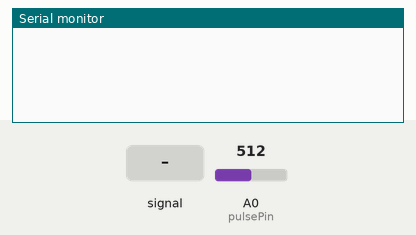
Bench run of a sketch on a simulated Arduino Uno, built with avr-gcc and run on an emulated ATmega328P. Parts: the last lines printed to the serial monitor. The inputs (shaded band) are chosen by the test bench; at power-on: A0 (pulsePin) = 512.

Above: at 1.2 s.
1.3 s: A0 (pulsePin) fed a 200 Hz sine of ±81 counts around its level
At 1.57 s:
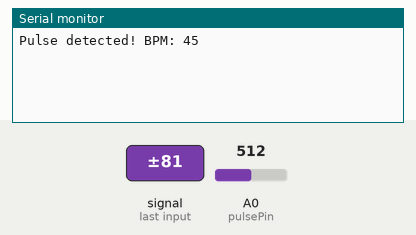
3.2 s: A0 (pulsePin) fed a 1000 Hz sine of ±255 counts around its level
At 3.8 s:
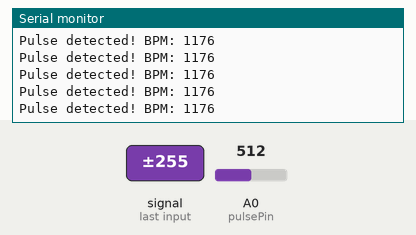
6.2 s: A0 (pulsePin) fed a 50 Hz sine of ±306 counts around its level
At 7.2 s:
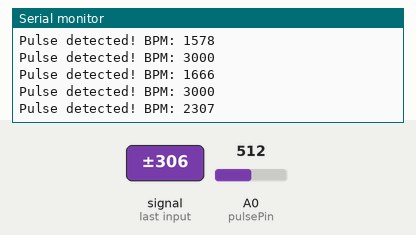
9.2 s: A0 (pulsePin) fed a 200 Hz sine of ±255 counts around its level
At 9.63 s:
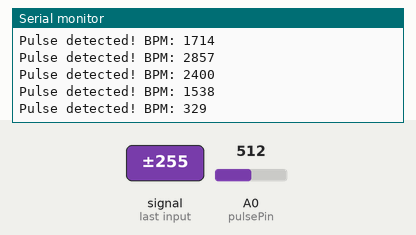
Timing chart, 0 to 12.2 s (numbered marks = the images above; inputs shaded):
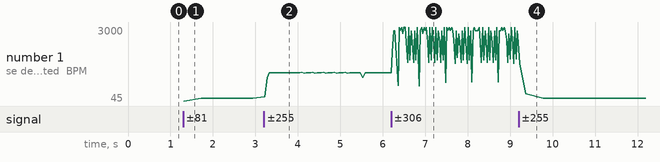

The sketch:

pulsebpmcode.ino
```cpp
// Pulse Sensor Setup
const int pulsePin = A0; // Pulse sensor is connected to analog pin A0
int pulseValue = 0;      // Variable to store the sensor's value
int threshold = 550;     // Threshold for detecting a heartbeat
int lastPulse = 0;
unsigned long lastBeatTime = 0;
int beatsPerMinute = 0;

void setup() {
  Serial.begin(9600);    // Start the serial communication
}

void loop() {
  pulseValue = analogRead(pulsePin);  // Read the analog value from the pulse sensor

  // If the pulse value exceeds the threshold and the previous pulse was below it
  if (pulseValue > threshold && lastPulse <= threshold) {
    lastPulse = pulseValue;
    unsigned long currentTime = millis();
    beatsPerMinute = 60000 / (currentTime - lastBeatTime); // Calculate BPM
    lastBeatTime = currentTime;
    Serial.print("Pulse detected! BPM: ");
    Serial.println(beatsPerMinute);  // Print the beats per minute to the serial monitor
  } else {
    lastPulse = pulseValue;
  }

  delay(10);  // Delay to stabilize the sensor readings
}
```

Measured:
- after the input at 1.3 s, the serial monitor: prints a new line at once (image 1)
- after the input at 3.2 s, the serial monitor: prints a new line at once (image 2)
- after the input at 6.2 s, the serial monitor: prints a new line at once (image 3)
- after the input at 9.2 s, the serial monitor: prints a new line after 0.17 s (image 4)
- plotted number 1: 148 → 1176 after the input at 3.2 s, 1176 → 2400 after the input at 6.2 s, 2400 → 148 after the input at 9.2 s
